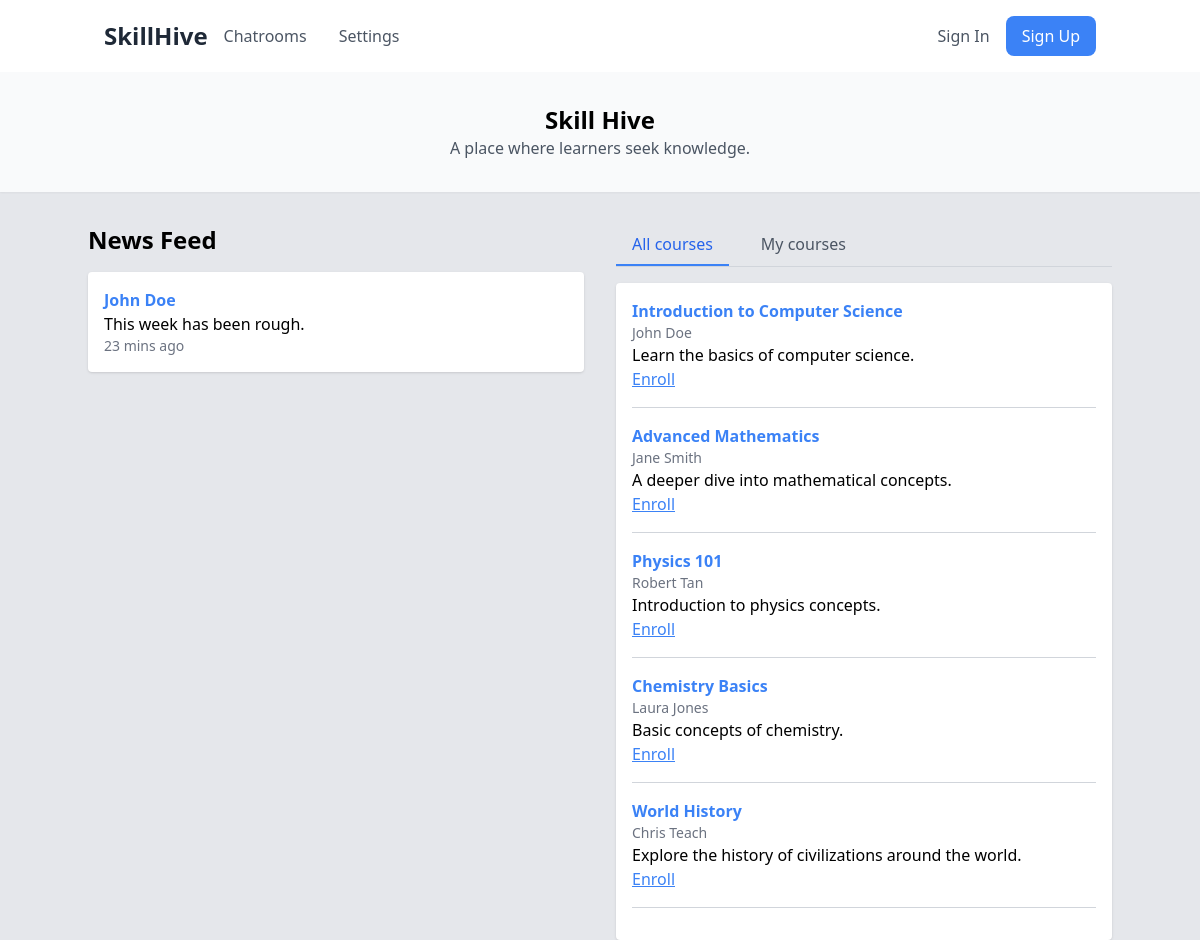
The page / on the database its author committed.
### courses/models.py (models this page shows)
class Course(models.Model):
    title = models.CharField(max_length=255)
    description = models.TextField()
    instructor = models.ForeignKey(
        Teacher, on_delete=models.CASCADE, related_name="courses"
    )
    created_at = models.DateTimeField(auto_now_add=True)

### accounts/models.py (models this page shows)
class Teacher(models.Model):
    user = models.OneToOneField(User, on_delete=models.CASCADE, primary_key=True)

class User(AbstractUser):
    email = models.EmailField(unique=True)
    is_student = models.BooleanField(default=False)
    is_teacher = models.BooleanField(default=False)

### courses/views.py (the view)
# urls.py: path("", views.main_page, name="main_page"),
def main_page(request):
    courses = Course.objects.all()
    return render(request, "courses/main_page.html", {"courses": courses})

### templates/courses/main_page.html (shortened to what this page needs)
{% extends "base.html" %}
{% block content %}
<div class="container mx-auto mt-8 flex space-x-8">
    <div class="w-1/2">
        <h2 class="text-2xl font-bold mb-4">News Feed</h2>
        <div class="bg-white shadow rounded p-4 mb-4">
            <p class="font-bold">
                <a href="#" class="text-blue-500 hover:underline">John Doe</a>
            </p>
            <p>This week has been rough.</p>
            <p class="text-sm text-gray-500">23 mins ago</p>
        </div>
    </div>
    <div class="w-1/2">
        <div class="flex space-x-4 mb-4 border-b border-gray-300">
            <button class="px-4 py-2 text-blue-600 border-b-2 border-blue-500 focus:outline-none">
                All courses
            </button>
            <button class="px-4 py-2 text-gray-600 hover:text-black border-b-2 border-transparent hover:border-blue-500 focus:outline-none">
                My courses
            </button>
        </div>
        <div class="bg-white shadow rounded p-4">
            {% for course in courses %}
            <div class="border-b border-gray-300 pb-4 mb-4">
                    <a href="{% url 'course_detail' course.id %}" hx-boost="false" class="font-bold text-blue-500 hover:underline">
    {{ course.title }}
</a>
                <p class="text-sm text-gray-500">{{ course.instructor.user.first_name }} {{ course.instructor.user.last_name }}</p>
                <p>{{ course.description }}</p>
                <a href="{% url 'rate_course' course.id %}" hx-get="{% url 'rate_course' course.id %}" hx-target="#course-{{ course.id }}" hx-swap="outerHTML" class="text-blue-500 underline">Enroll</a>
            </div>
            {% endfor %}
        </div>
    </div>
</div>
{% endblock %}

### templates/base.html (shortened to what this page needs)
{% load static tailwind_tags %}
<!doctype html>
<html lang="en">
  <head>
    {% tailwind_css %}
  </head>
  <body hx-boost="true" hx-headers='{"X-CSRFToken": "{{ csrf_token }}"}' class="bg-gray-200 font-sans leading-normal tracking-normal">
    <header class="bg-white shadow-md">
    <div class="container mx-auto p-4 flex items-center justify-between">
        <div class="flex items-center space-x-4">
            <a href="{% url 'main_page' %}" class="text-2xl font-bold text-gray-800 hover:text-gray-600">SkillHive</a>
            <nav class="hidden md:flex space-x-8">
                <a href="#" class="text-gray-600 hover:text-gray-800 transition duration-300">Chatrooms</a>
                <a href="#" class="text-gray-600 hover:text-gray-800 transition duration-300">Settings</a>
            </nav>
        </div>
        <div class="flex items-center space-x-4">
            {% if user.is_authenticated %}
                <a href="{% url 'sign_out' %}" class="text-gray-600 hover:text-gray-800 transition duration-300">Sign Out</a>
            {% else %}
                <a href="{% url 'sign_in' %}" class="text-gray-600 hover:text-gray-800 transition duration-300">Sign In</a>
                <a href="{% url 'sign_up' %}" class="bg-blue-500 text-white py-2 px-4 rounded-lg hover:bg-blue-400 transition duration-300">Sign Up</a>
            {% endif %}
        </div>
    </div>
</header>
    <div class="bg-gray-50 py-8 text-center shadow-sm">
      <h1 class="text-2xl font-bold">Skill Hive</h1>
      <p class="text-gray-600">A place where learners seek knowledge.</p>
    </div>
      {% block content %}{% endblock %}
  </body>
</html>

### rows shown on the page
Course: title "Introduction to Computer Science", instructor.user.first_name "John", instructor.user.last_name "Doe", description "Learn the basics of computer science."
Course: title "Advanced Mathematics", instructor.user.first_name "Jane", instructor.user.last_name "Smith", description "A deeper dive into mathematical concepts."
Course: title "Physics 101", instructor.user.first_name "Robert", instructor.user.last_name "Tan", description "Introduction to physics concepts."
Course: title "Chemistry Basics", instructor.user.first_name "Laura", instructor.user.last_name "Jones", description "Basic concepts of chemistry."
Course: title "World History", instructor.user.first_name "Chris", instructor.user.last_name "Teach", description "Explore the history of civilizations around the world."
